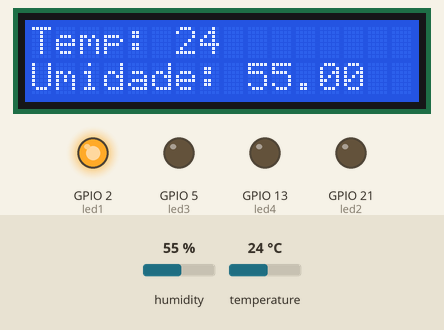
Simulated run of this sketch. Board: ESP32. On the bench: 16×2 character LCD, output pins drawn as LEDs (lit = HIGH). The inputs (shaded band) are chosen by the test bench; at power-on: humidity 55 %, temperature 24 °C. WiFi joins after 1.5 s; servers stay silent unless stated; what the sketch prints to the serial monitor is not drawn.

Above: at 1.6 s.
Timing chart, 0 to 124.0 s (numbered marks = the images above):
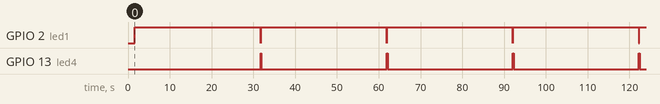

The sketch:

Prova.ino
```cpp
#include <FirebaseESP32.h>
#include <WiFi.h>
#include <dht.h>
#include <LiquidCrystal.h>

#define WIFI_SSID "Vivo-Internet-BF17"
#define WIFI_PASSWORD "78814222"

#define FIREBASE_HOST "https://prova-84054-default-rtdb.firebaseio.com"
#define FIREBASE_AUTH "av3QCOpj5Grar9gFcGs6Vv7yyKF4ns5xtsIH3TkH"

//              D15,RX2,TX2,D18,D19,D23
LiquidCrystal lcd(19, 23, 18, 17, 16, 15);


FirebaseData firebaseData;
FirebaseJson json;
dht Sensor;


int pin_Sensor = 4;
float temp;
float hum;

int led1 = 2;
int led2 = 21;
int led3 = 5;
int led4 = 13;


void setup()
{
  Serial.begin(9600);
  WiFi.begin(WIFI_SSID, WIFI_PASSWORD);
  pinMode(led1, OUTPUT);
  pinMode(led2, OUTPUT);
  pinMode(led3, OUTPUT);
  pinMode(led4, OUTPUT);

  lcd.begin(16, 2);

  while (WiFi.status() != WL_CONNECTED)
  {
    Serial.print(".");
    delay(300);
  }
  Serial.print("Connected with IP: ");
  Serial.println(WiFi.localIP());

  Firebase.begin(FIREBASE_HOST, FIREBASE_AUTH);
  Firebase.reconnectWiFi(true);
  Firebase.setReadTimeout(firebaseData, 1000 * 60);
  Firebase.setwriteSizeLimit(firebaseData, "tiny");
}

void loop()
{
  digitalWrite(led1, LOW);
  digitalWrite(led2, LOW);
  digitalWrite(led3, LOW);

  Sensor.read11(pin_Sensor);

  temp = Sensor.temperature;
  lcd.setCursor(0, 0);
  lcd.print("Temp: ");
  lcd.print(temp, 0);

  hum = Sensor.humidity;
  lcd.setCursor(0, 1);
  lcd.print("Umidade: ");
  lcd.print(hum);


  if (temp <= 25)
  {
    digitalWrite(led1, HIGH);
  }
  else if (temp < 27)
  {
    digitalWrite(led2, HIGH);
  }
  else
  {
    digitalWrite(led3, HIGH);
  }

  json.set("/Temperatura", temp);
  json.set("/Umidade", hum);
  Firebase.updateNode(firebaseData, "/Freire/Sensor", json);
  digitalWrite(led4, LOW);

  delay(30000);
  digitalWrite(led4, HIGH);
  lcd.clear();
}
```

Measured:
- by itself, GPIO 2 (led1): alternates HIGH for 30.2 s and LOW for 0.03 s
- by itself, GPIO 13 (led4): alternates HIGH for 0.18 s and LOW for 30.0 s
